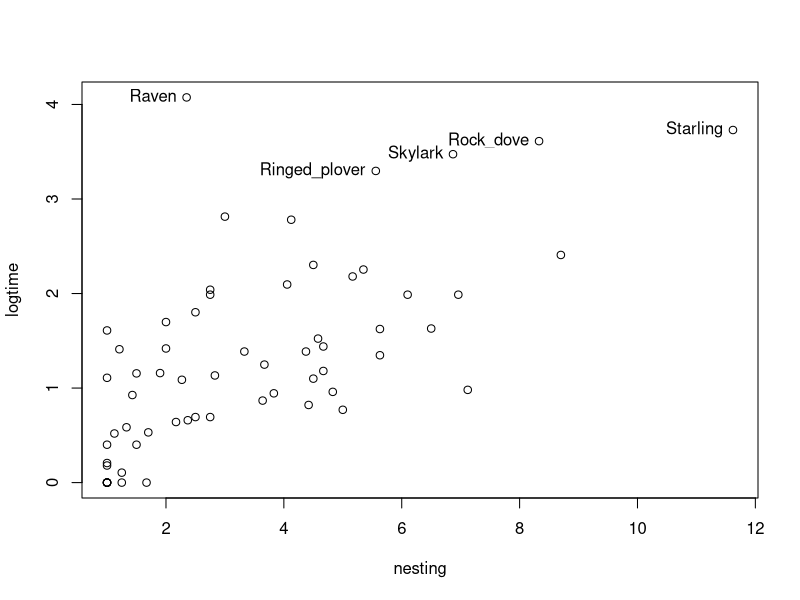
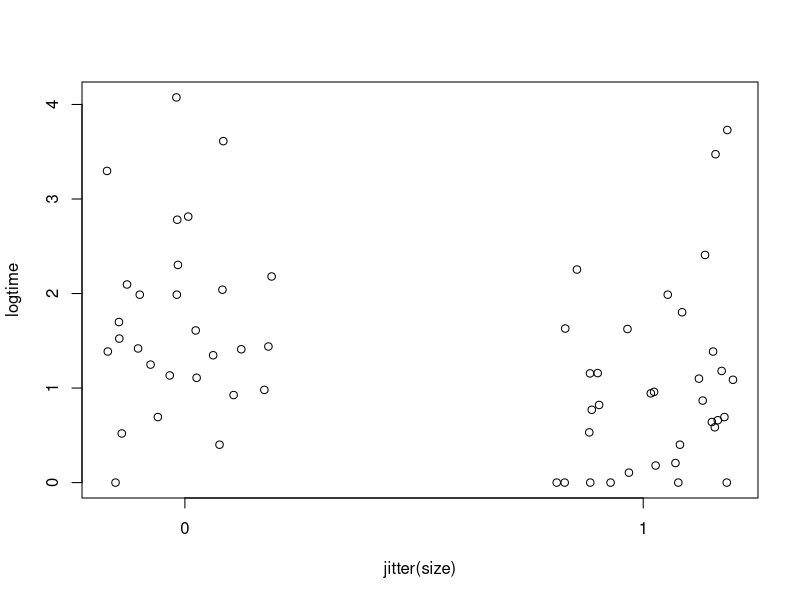
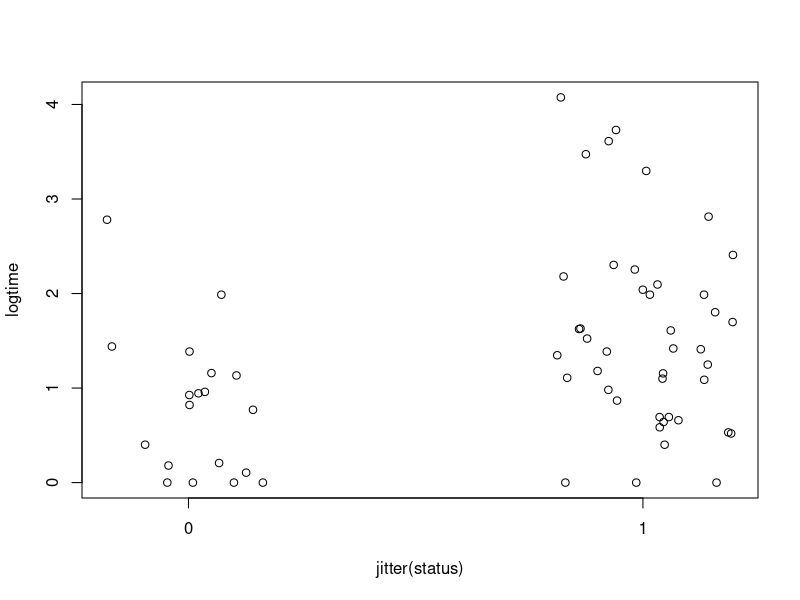
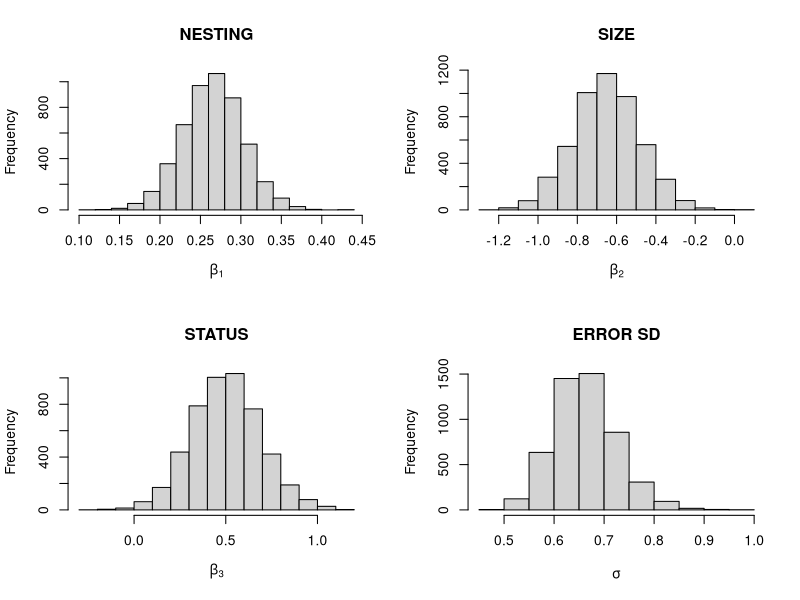
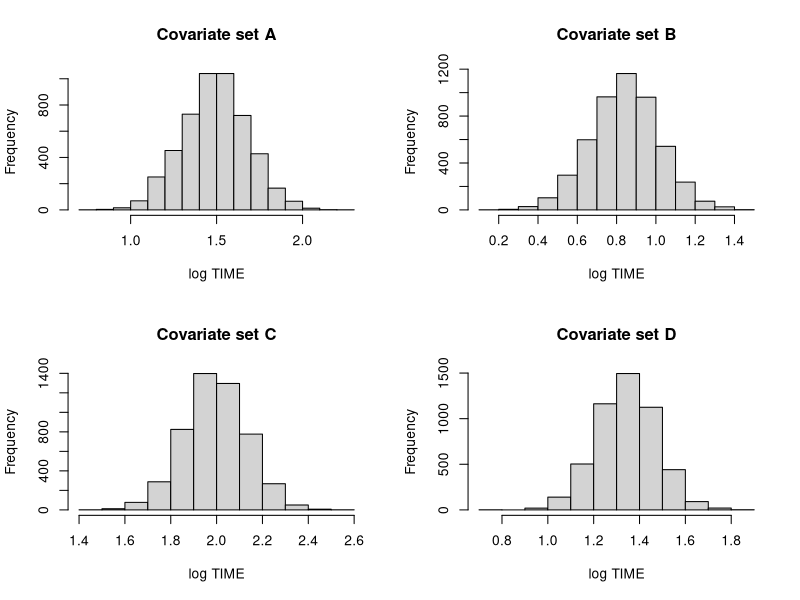
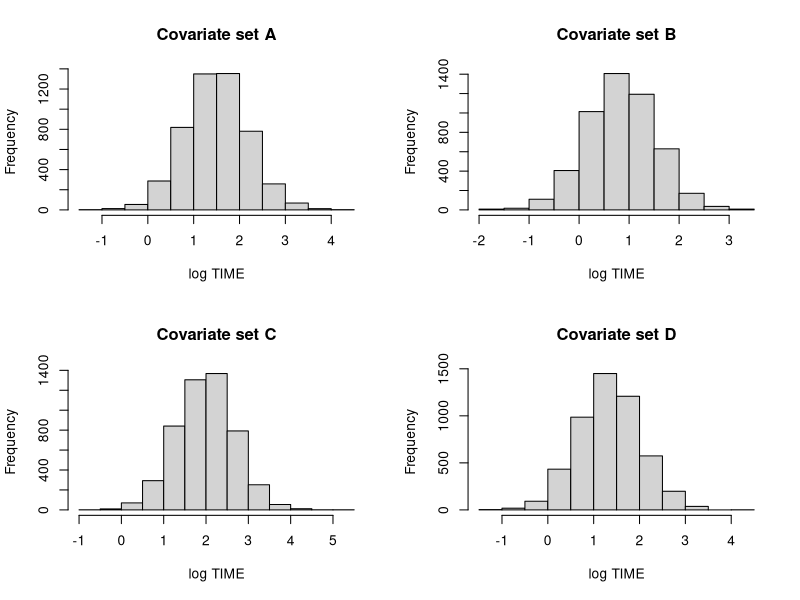
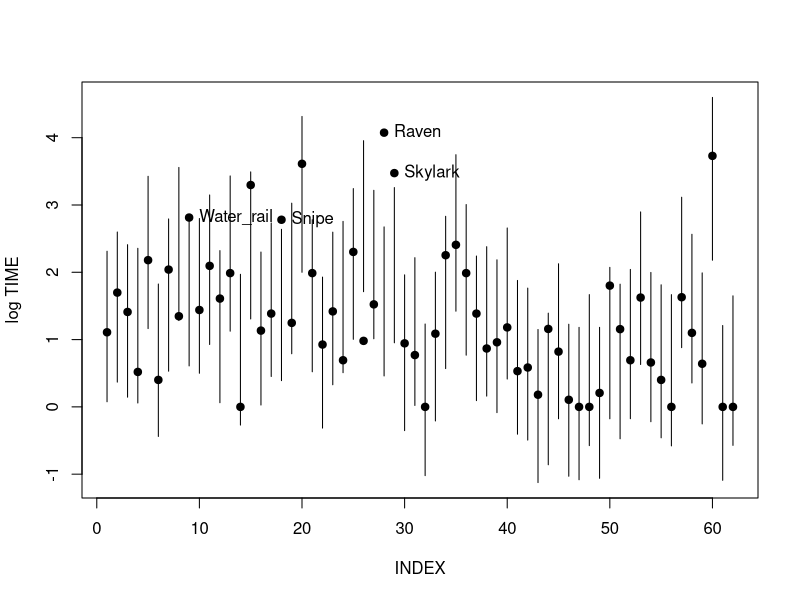
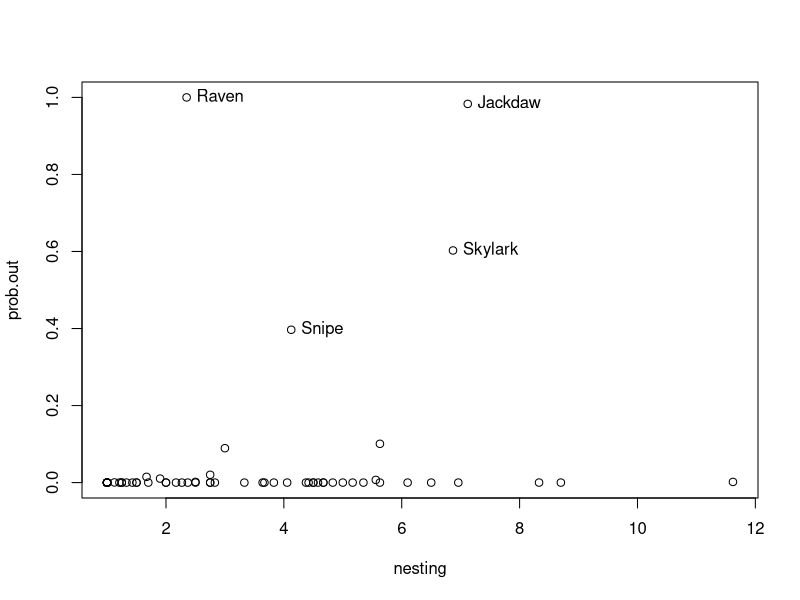

Source code (R) for these figures, in order:
################################
# Section 9.2.6 An Example
################################

library(LearnBayes)

 data(birdextinct)
 attach(birdextinct)
 logtime=log(time)
 plot(nesting,logtime)
 out = (logtime > 3)
 text(nesting[out], logtime[out], label=species[out], pos = 2)	

S=readline(prompt="Type  <Return>   to continue : ")

 windows()
 plot(jitter(size),logtime,xaxp=c(0,1,1))

S=readline(prompt="Type  <Return>   to continue : ")

 windows()
 plot(jitter(status),logtime,xaxp=c(0,1,1))

##### Least-squares fit

 fit=lm(logtime~nesting+size+status,data=birdextinct,x=TRUE,y=TRUE)
 summary(fit)

##### Sampling from posterior

 theta.sample=blinreg(fit$y,fit$x,5000)

S=readline(prompt="Type  <Return>   to continue : ")

 windows()
 par(mfrow=c(2,2))
 hist(theta.sample$beta[,2],main="NESTING",
  xlab=expression(beta[1]))
 hist(theta.sample$beta[,3],main="SIZE",
  xlab=expression(beta[2]))
 hist(theta.sample$beta[,4],main="STATUS",
  xlab=expression(beta[3]))
 hist(theta.sample$sigma,main="ERROR SD",
  xlab=expression(sigma))

 apply(theta.sample$beta,2,quantile,c(.05,.5,.95))

 quantile(theta.sample$sigma,c(.05,.5,.95))

S=readline(prompt="Type  <Return>   to continue : ")

###### Estimating mean extinction times

 cov1=c(1,4,0,0)
 cov2=c(1,4,1,0)
 cov3=c(1,4,0,1)
 cov4=c(1,4,1,1)
 X1=rbind(cov1,cov2,cov3,cov4)
 mean.draws=blinregexpected(X1,theta.sample)

 c.labels=c("A","B","C","D")
 windows()
 par(mfrow=c(2,2))
 for (j in 1:4)
   hist(mean.draws[,j],
      main=paste("Covariate set",c.labels[j]),xlab="log TIME")

S=readline(prompt="Type  <Return>   to continue : ")

######## Predicting extinction times

 cov1=c(1,4,0,0)
 cov2=c(1,4,1,0)
 cov3=c(1,4,0,1)
 cov4=c(1,4,1,1)
 X1=rbind(cov1,cov2,cov3,cov4)
 pred.draws=blinregpred(X1,theta.sample)

 c.labels=c("A","B","C","D")
 windows()
 par(mfrow=c(2,2))
 for (j in 1:4)
   hist(pred.draws[,j],
      main=paste("Covariate set",c.labels[j]),xlab="log TIME")

S=readline(prompt="Type  <Return>   to continue : ")

######### Model checking via posterior predictive distribution

 pred.draws=blinregpred(fit$x,theta.sample)
 pred.sum=apply(pred.draws,2,quantile,c(.05,.95))
 par(mfrow=c(1,1))
 ind=1:length(logtime)
 windows()
 matplot(rbind(ind,ind),pred.sum,type="l",lty=1,col=1,
  xlab="INDEX",ylab="log TIME")
 points(ind,logtime,pch=19)
 out=(logtime>pred.sum[2,])
 text(ind[out], logtime[out], label=species[out], pos = 4)

S=readline(prompt="Type  <Return>   to continue : ")

######### Model checking via bayes residuals

 prob.out=bayesresiduals(fit,theta.sample,2)
 windows()
 par(mfrow=c(1,1))
 plot(nesting,prob.out)
 out = (prob.out > 0.35)
 text(nesting[out], prob.out[out], label=species[out], pos = 4)	
